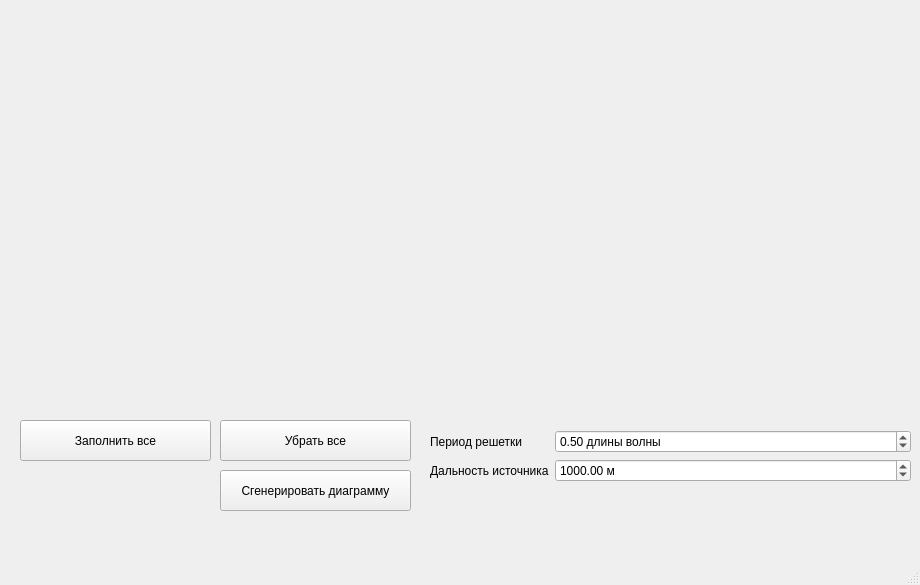
<?xml version="1.0" encoding="UTF-8"?>
<ui version="4.0">
 <class>MainWindow</class>
 <widget class="QMainWindow" name="MainWindow">
  <property name="geometry">
   <rect>
    <x>0</x>
    <y>0</y>
    <width>920</width>
    <height>585</height>
   </rect>
  </property>
  <property name="windowTitle">
   <string>MainWindow</string>
  </property>
  <widget class="QWidget" name="centralwidget">
   <widget class="antenna_array_renderer" name="widget" native="true">
    <property name="geometry">
     <rect>
      <x>10</x>
      <y>10</y>
      <width>401</width>
      <height>401</height>
     </rect>
    </property>
   </widget>
   <widget class="QPushButton" name="pushButton_2">
    <property name="enabled">
     <bool>true</bool>
    </property>
    <property name="geometry">
     <rect>
      <x>220</x>
      <y>470</y>
      <width>191</width>
      <height>41</height>
     </rect>
    </property>
    <property name="text">
     <string>Сгенерировать диаграмму</string>
    </property>
   </widget>
   <widget class="QPushButton" name="pushButton_3">
    <property name="geometry">
     <rect>
      <x>20</x>
      <y>420</y>
      <width>191</width>
      <height>41</height>
     </rect>
    </property>
    <property name="text">
     <string>Заполнить все</string>
    </property>
   </widget>
   <widget class="QPushButton" name="pushButton_4">
    <property name="geometry">
     <rect>
      <x>220</x>
      <y>420</y>
      <width>191</width>
      <height>41</height>
     </rect>
    </property>
    <property name="text">
     <string>Убрать все</string>
    </property>
   </widget>
   <widget class="QWidget" name="formLayoutWidget">
    <property name="geometry">
     <rect>
      <x>430</x>
      <y>430</y>
      <width>481</width>
      <height>101</height>
     </rect>
    </property>
    <layout class="QFormLayout" name="formLayout">
     <item row="0" column="0">
      <widget class="QLabel" name="Label">
       <property name="text">
        <string>Период решетки</string>
       </property>
      </widget>
     </item>
     <item row="0" column="1">
      <widget class="QDoubleSpinBox" name="DoubleSpinBox">
       <property name="suffix">
        <string> длины волны</string>
       </property>
       <property name="minimum">
        <double>0.000000000000000</double>
       </property>
       <property name="singleStep">
        <double>0.010000000000000</double>
       </property>
       <property name="value">
        <double>0.500000000000000</double>
       </property>
      </widget>
     </item>
     <item row="1" column="0">
      <widget class="QLabel" name="Label_2">
       <property name="text">
        <string>Дальность источника</string>
       </property>
      </widget>
     </item>
     <item row="1" column="1">
      <widget class="QDoubleSpinBox" name="DoubleSpinBox_2">
       <property name="suffix">
        <string> м</string>
       </property>
       <property name="maximum">
        <double>500000.000000000000000</double>
       </property>
       <property name="value">
        <double>1000.000000000000000</double>
       </property>
      </widget>
     </item>
    </layout>
   </widget>
   <widget class="QLabel" name="label">
    <property name="geometry">
     <rect>
      <x>440</x>
      <y>20</y>
      <width>400</width>
      <height>400</height>
     </rect>
    </property>
    <property name="text">
     <string/>
    </property>
   </widget>
  </widget>
  <widget class="QMenuBar" name="menubar">
   <property name="geometry">
    <rect>
     <x>0</x>
     <y>0</y>
     <width>920</width>
     <height>20</height>
    </rect>
   </property>
  </widget>
  <widget class="QStatusBar" name="statusbar"/>
 </widget>
 <customwidgets>
  <customwidget>
   <class>antenna_array_renderer</class>
   <extends>QWidget</extends>
   <header>antenna_array_renderer.h</header>
   <container>1</container>
  </customwidget>
 </customwidgets>
 <resources/>
 <connections/>
</ui>
